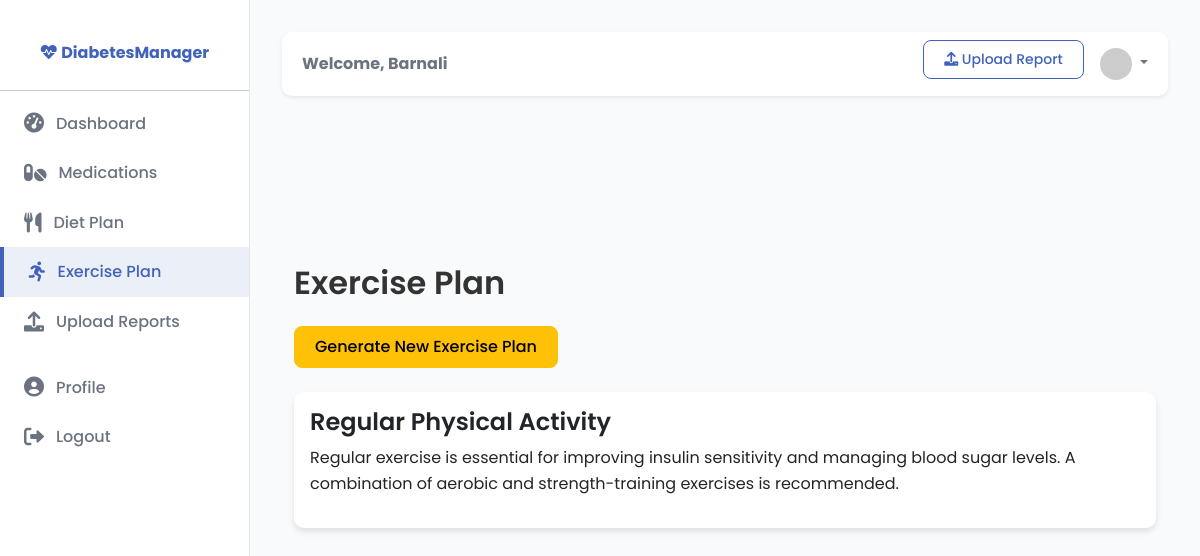
Screenshot of /exercise-plan (signed in) with the database file from the repository.
### models.py (models this page shows, shortened)
class User(UserMixin, db.Model):
    id = db.Column(db.Integer, primary_key=True)
    username = db.Column(db.String(64), unique=True, nullable=False)
    email = db.Column(db.String(120), unique=True, nullable=False)
    password_hash = db.Column(db.String(256), nullable=False)
    first_name = db.Column(db.String(64))
    last_name = db.Column(db.String(64))
    age = db.Column(db.Integer)
    gender = db.Column(db.String(20))
    height = db.Column(db.Float)
    weight = db.Column(db.Float)
    diabetes_type = db.Column(db.String(20))
    ethnicity = db.Column(db.String(64))
    diagnosed_date = db.Column(db.Date)
    created_at = db.Column(db.DateTime, default=datetime.utcnow)
    blood_sugar_entries = db.relationship('BloodSugarEntry', backref='user', lazy=True, cascade="all, delete-orphan")
    medical_records = db.relationship('MedicalRecord', backref='user', lazy=True, cascade="all, delete-orphan")
    medications = db.relationship('Medication', backref='user', lazy=True, cascade="all, delete-orphan")
    diet_plans = db.relationship('DietPlan', backref='user', lazy=True, cascade="all, delete-orphan")
    exercise_plans = db.relationship('ExercisePlan', backref='user', lazy=True, cascade="all, delete-orphan")
    report_analyses = db.relationship('ReportAnalysis', backref='user', lazy=True, cascade="all, delete-orphan")
    questionnaires = db.relationship('Questionnaire', backref='user', lazy=True, cascade="all, delete-orphan")

class ExercisePlan(db.Model):
    id = db.Column(db.Integer, primary_key=True)
    user_id = db.Column(db.Integer, db.ForeignKey('user.id'), nullable=False)
    title = db.Column(db.String(128), nullable=False)
    description = db.Column(db.Text)
    created_at = db.Column(db.DateTime, default=datetime.utcnow)
    exercises = db.relationship('Exercise', backref='exercise_plan', lazy=True, cascade="all, delete-orphan")

### routes.py (the view, shortened to what this page needs)
@app.route('/exercise-plan', methods=['GET', 'POST'])
@login_required
def exercise_plan():
    exercise_plan = ExercisePlan.query.filter_by(user_id=current_user.id).order_by(ExercisePlan.created_at.desc()).first()
    return render_template("exercise_plan.html", exercise_plan=exercise_plan)

### app.py (called while the page is built)
@login_manager.user_loader
def load_user(user_id):
    from models import User
    return db.session.get(User, int(user_id))

### templates/exercise_plan.html (shortened to what this page needs)
{% extends "layout.html" %}
{% block content %}
<div class="container mt-5">
  <h2 class="mb-4">Exercise Plan</h2>
  <form method="post">
    <button type="submit" class="btn btn-warning mb-4">Generate New Exercise Plan</button>
  </form>
  {% if exercise_plan %}
  <div class="card">
    <div class="card-body">
      <h4 class="card-title">{{ exercise_plan.title }}</h4>
      <p>{{ exercise_plan.description }}</p>
    </div>
  </div>
  {% else %}
    <p>No exercise plan available yet.</p>
  {% endif %}
</div>
{% endblock %}

### templates/layout.html (shortened to what this page needs)
<!DOCTYPE html>
<html lang="en">
<head>
    <link href="https://cdn.jsdelivr.net/npm/bootstrap@5.3.0-alpha1/dist/css/bootstrap.min.css" rel="stylesheet">
    <link rel="stylesheet" href="https://cdnjs.cloudflare.com/ajax/libs/font-awesome/6.0.0/css/all.min.css">
    <link rel="stylesheet" href="{{ url_for('static', filename='css/styles.css') }}">
</head>
<body>
    {% if current_user.is_authenticated %}
    <div class="sidebar">
        <div class="text-center my-4">
            <a href="{{ url_for('dashboard') }}" class="navbar-brand">
                <i class="fas fa-heartbeat text-primary"></i> DiabetesManager
            </a>
        </div>
        <hr class="my-2">
        <ul class="nav flex-column">
            <li class="nav-item">
                <a href="{{ url_for('dashboard') }}" class="sidebar-link {% if request.endpoint == 'dashboard' %}active{% endif %}">
                    <i class="fas fa-tachometer-alt"></i>
                    <span>Dashboard</span>
                </a>
            </li>
            <li class="nav-item">
                <a href="{{ url_for('medications') }}" class="sidebar-link {% if request.endpoint == 'medications' %}active{% endif %}">
                    <i class="fas fa-pills"></i>
                    <span>Medications</span>
                </a>
            </li>
            <li class="nav-item">
                <a href="{{ url_for('diet_plan') }}" class="sidebar-link {% if request.endpoint == 'diet_plan' %}active{% endif %}">
                    <i class="fas fa-utensils"></i>
                    <span>Diet Plan</span>
                </a>
            </li>
            <li class="nav-item">
                <a href="{{ url_for('exercise_plan') }}" class="sidebar-link {% if request.endpoint == 'exercise_plan' %}active{% endif %}">
                    <i class="fas fa-running"></i>
                    <span>Exercise Plan</span>
                </a>
            </li>
            <li class="nav-item">
                <a href="{{ url_for('upload') }}" class="sidebar-link {% if request.endpoint == 'upload' %}active{% endif %}">
                    <i class="fas fa-upload"></i>
                    <span>Upload Reports</span>
                </a>
            </li>
            <li class="nav-item mt-3">
                <a href="{{ url_for('profile') }}" class="sidebar-link {% if request.endpoint == 'profile' %}active{% endif %}">
                    <i class="fas fa-user-circle"></i>
                    <span>Profile</span>
                </a>
            </li>
            <li class="nav-item">
                <a href="{{ url_for('logout') }}" class="sidebar-link">
                    <i class="fas fa-sign-out-alt"></i>
                    <span>Logout</span>
                </a>
            </li>
        </ul>
    </div>
    <div class="content-wrapper">
        <nav class="navbar navbar-expand-lg navbar-light bg-white mb-4 rounded shadow-sm">
            <div class="container-fluid">
                <div class="collapse navbar-collapse" id="navbarSupportedContent">
                    <ul class="navbar-nav me-auto">
                        <li class="nav-item">
                            <span class="nav-link">
                                <strong>Welcome, {{ current_user.first_name or current_user.username }}</strong>
                            </span>
                        </li>
                    </ul>
                    <ul class="navbar-nav">
                        <li class="nav-item">
                            <a href="{{ url_for('upload') }}" class="btn btn-outline-primary btn-sm me-2">
                                <i class="fas fa-upload"></i> Upload Report
                            </a>
                        </li>
                        <li class="nav-item dropdown">
                            <a class="nav-link dropdown-toggle" href="#" id="navbarDropdown" role="button" data-bs-toggle="dropdown">
                                <img src="https://ui-avatars.com/api/?name={{ current_user.first_name or current_user.username }}&background=4062bb&color=fff"
                                     class="rounded-circle" width="32" height="32">
                            </a>
                        </li>
                    </ul>
                </div>
            </div>
        </nav>
    {% endif %}
    <div class="container mt-3">
    </div>
    {% if current_user.is_authenticated %}
        {% block content %}{% endblock %}
    {% else %}
        <div class="container">
            {% block public_content %}{% endblock %}
        </div>
    {% endif %}
</body>
</html>

### static/css/styles.css (style rules this page uses)
:root { --primary-color: #4062bb; --secondary-color: #5a9367; --tertiary-color: #f9c74f; --dark-blue: #1a2b4a; --light-blue: #69b3e7; --success-color: #2fad66; --warning-color: #eab308; --danger-color: #dc2626; --light-gray: #f3f4f6; --gray: #e5e7eb; --dark-gray: #6b7280; --white: #ffffff; --black: #000000; --border-radius: 10px; --box-shadow: 0 4px 6px rgba(0, 0, 0, 0.1); --transition: all 0.3s ease; }
body { font-family: 'Poppins', 'Segoe UI', Tahoma, Geneva, Verdana, sans-serif; line-height: 1.6; color: #333; background-color: #f9fafb; }
a { color: var(--primary-color); text-decoration: none; transition: var(--transition); }
.container { padding-top: 2rem; padding-bottom: 2rem; }
.card { border-radius: var(--border-radius); box-shadow: var(--box-shadow); transition: var(--transition); border: none; overflow: hidden; margin-bottom: 1.5rem; }
h1, h2, h3, h4, h5, h6 { margin-bottom: 1rem; font-weight: 600; line-height: 1.2; }
.btn { border-radius: 8px; padding: 0.5rem 1.25rem; transition: var(--transition); font-weight: 500; }
.btn-outline-primary { color: var(--primary-color); border-color: var(--primary-color); }
.navbar { background-color: var(--white); box-shadow: 0 2px 4px rgba(0, 0, 0, 0.08); }
.navbar-brand { font-weight: 700; color: var(--primary-color); }
.nav-link { font-weight: 500; color: var(--dark-gray); padding: 0.5rem 1rem; transition: var(--transition); }
.sidebar { background-color: var(--white); border-right: 1px solid var(--gray); height: 100vh; position: fixed; width: 250px; z-index: 1000; padding-top: 1rem; transition: var(--transition); }
.sidebar-link { display: flex; align-items: center; padding: 0.75rem 1.5rem; color: var(--dark-gray); transition: var(--transition); font-weight: 500; }
.sidebar-link:hover, .sidebar-link.active { background-color: rgba(64, 98, 187, 0.1); color: var(--primary-color); border-left: 4px solid var(--primary-color); }
.sidebar-link i { margin-right: 0.75rem; font-size: 1.25rem; }
.content-wrapper { margin-left: 250px; padding: 2rem; transition: var(--transition); }
.text-primary { color: var(--primary-color) !important; }
.rounded { border-radius: var(--border-radius) !important; }

### rows the page displays
User: first_name "Barnali"
ExercisePlan: title "Regular Physical Activity", description "Regular exercise is essential for improving insulin sensitivity and managing blood sugar levels. A combination of aerobic and strength-training exercises is recommended."
